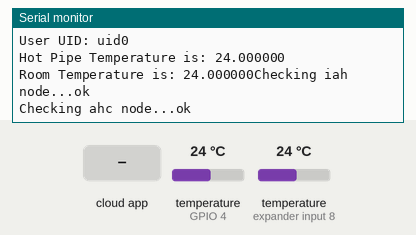
The sketch below on a simulated ESP32. Shown: the last lines printed to the serial monitor. The test bench sets the inputs (shaded band); at power-on: temperature (sensors on GPIO 4, expander input 8) 24 °C. WiFi joins after 1.5 s; servers stay silent unless stated; the Firebase database answers and starts empty.

Above: at 2.8 s.
2.9 s: the phone or cloud app sets Command-At-Home to 0
4.4 s: the phone or cloud app sets Command-At-Home to 1
At 5.1 s:
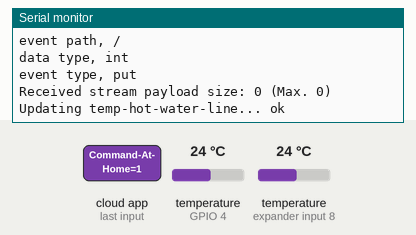
5.9 s: temperature (sensor on GPIO 4) set to 12 °C
At 6.8 s:
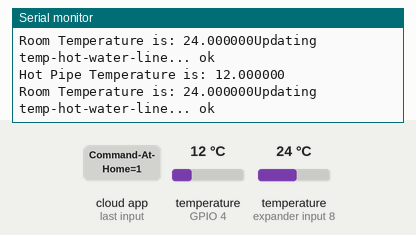
7.4 s: temperature (sensor on expander input 8) set to 12 °C
At 8.7 s:
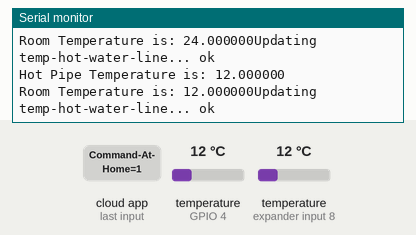
8.9 s: temperature (sensor on GPIO 4) set to 19 °C
At 10.1 s:
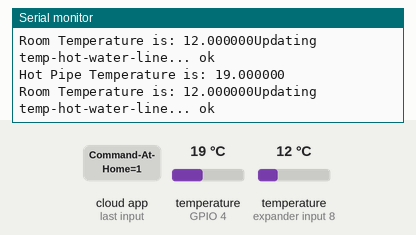
10.4 s: temperature (sensor on expander input 8) set to 19 °C
At 12.1 s:
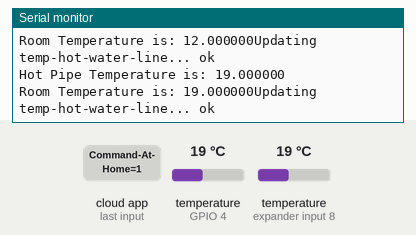
Timing chart, 0 to 12.9 s (numbered marks = the images above; inputs shaded):
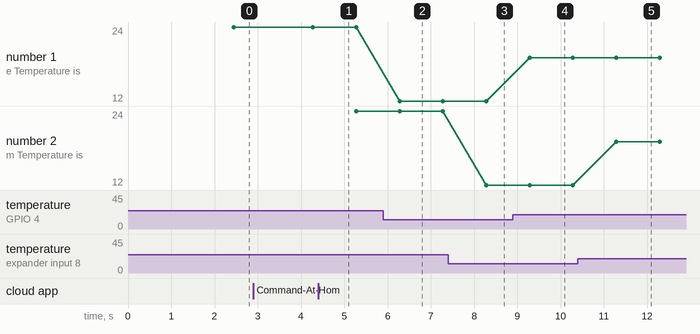

Measured:
- after the input at 5.9 s, the serial monitor: prints a new line after 0.38 s (image 2)
- after the input at 7.4 s, the serial monitor: prints a new line after 0.88 s (image 3)
- after the input at 8.9 s, the serial monitor: prints a new line after 0.38 s (image 4)
- after the input at 10.4 s, the serial monitor: prints a new line after 0.89 s (image 5)
- plotted number 1: 24 → 12 after the input at 5.9 s, 12 → 19 after the input at 8.9 s

The sketch:

g12_hpbds_refactored.ino
```cpp
//----------------------------------------------INCLUDES
#include <WiFi.h> // wifi library for esp32
#include <Firebase_ESP_Client.h>
#include <addons/TokenHelper.h>
#include <addons/RTDBHelper.h>
#include <OneWire.h>
#include <DallasTemperature.h>
#include <limits.h>
//----------------------------------------------DEFINES AND VARIABLES
//-----START OF FIREBASE RTDB AND WIFI DEFINES
//Wifi Credentials
#define WIFI_SSID "**********"  //SSID of router
#define WIFI_PASSWORD "******"
//Database Credentials
#define DATABASE_URL "https://g12-iot-air-water-monitor-db-default-rtdb.firebaseio.com/"
#define API_KEY "***********************************"
#define DATABASE_SECRET "***********************************"
//UserID
#define USER_EMAIL "*********@*****.***"
#define USER_PASSWORD "******"
//-----END OF FIREBASE RTDB AND WIFI DEFINES
// Data wire is plugged into port 4 on the Arduino
#define ONE_WIRE_BUS 4
// Setup a oneWire instance to communicate with any OneWire devices (not just Maxim/Dallas temperature ICs)
OneWire oneWire(ONE_WIRE_BUS);
// Pass our oneWire reference to Dallas Temperature.
DallasTemperature sensors(&oneWire);
//----------------------------------------------FIREBASE OBJECTS
FirebaseData fbdo;
FirebaseData ahcStream;
FirebaseAuth auth;
FirebaseConfig config;

// Variable to save USER UID
String uid;
// Database main path
String dbPath;
//===============================[WATER MONITOR COMPONENT]
// Database parent paths
String dbHotTempPath;
String dbWaterMonitorPath;
String dbHotPipeBurstWarningPath;
String dbAtHomeCommandPath;
String dbIsAtHomePath;
String dbAtHomeCommandEventListenerPath; // path stream for automate command listener

// Database child nodes
String hTempPath = "/Data-Hot-Temp";
String hpbwPath = "/Warning-Hot-Pipe-Burst";
String ahcPath = "/Command-At-Home";
String iahPath = "/Is-At-Home";

// needed for millis function read/write at specified interval in a non blocking way
unsigned long tempSendDataPrevMillis = 0;
unsigned long tempReadMillis = 0;
// for esp32 timing
unsigned long espMillis = 0;
// boolean for signed in
bool signupOK = false;
// hardcoded device addresses for sensors
uint8_t roomTemperature[8] = {0x28, 0x8D, 0xFB, 0xCA, 0x5E, 0x14, 0x01, 0x4C};
uint8_t pipeTemperature[8] = {0x28, 0x95, 0x1C, 0xCD, 0x5E, 0x14, 0x01, 0xBB};

// Other variables
bool isAtHome = true;
bool atHomeCommand = true;
bool pipeBurstWarning = false;
bool lastPipeBurstWarning = pipeBurstWarning;
bool tempSensorsConnected = true;

const float TOL = 7.5; // how much hotter the pipe temp needs to be
float hotTemp = 0;
float roomTemp = 0;
int count = 0;
bool systemReset = true;
unsigned long warnLockMillis = 0;
unsigned long atHomeWarnLockMillis = 0;
bool warnLocked = true;
bool pipeBurstChanged = false;
bool lastPipeBurstChanged = pipeBurstChanged;
volatile bool ahcDataChanged = false;

//----------------------------------------------setup()
void setup()
{
  //==========================Start serial communication for debugging purposes
  Serial.begin(115200);
  //===========================Start up the sensors library
  sensors.begin();
  //==========================Connect to WiFi
  initWifi();
  //==========================Configure using database credentials
  // Configure api key
  config.api_key = API_KEY;
  // Configure RTDB url
  config.database_url = DATABASE_URL;

  Firebase.reconnectWiFi(true);
  fbdo.setResponseSize(4096);

  //-------------------------------------------SIGN IN WITH USERNAME AND PASSWORD----------------------------------------------------
  // Configure user sign in credentials
  auth.user.email = USER_EMAIL;
  auth.user.password = USER_PASSWORD;
  signupOK = true;
  //---------------------------------------------------------------------------------------------------------------------------------

  // Configure callback function for long running generation task
  config.token_status_callback = tokenStatusCallback;
  // Configure max retry of token generation
  config.max_token_generation_retry = 5;

  // Initialize the library with the Firebase authen and config
  Firebase.begin(&config, &auth);

  // Obtain user UID
  Serial.println("Obtaining User UID");
  while ((auth.token.uid) == "")
  {
    Serial.print('.');
    delay(1000);
  }
  uid = auth.token.uid.c_str();
  Serial.print("User UID: ");
  Serial.println(uid);

  // Update databaseMainPath
  dbPath = "/User-Data/" + uid;
  // Update pipe temperature database path
  dbWaterMonitorPath = dbPath + "/System-Water-Monitor";
  dbAtHomeCommandEventListenerPath = dbWaterMonitorPath + ahcPath;

  if (!Firebase.RTDB.beginStream(&ahcStream, dbAtHomeCommandEventListenerPath.c_str()))
    Serial.printf("Command-At-Home stream begin error, %s\n\n", ahcStream.errorReason().c_str());

  Firebase.RTDB.setStreamCallback(&ahcStream, ahcStreamCallback, ahcStreamTimeoutCallback);


}

//----------------------------------------------loop()
void loop()
{
  //===================================[WATER SUPPLY LINE]=====================================
  //___________________________________TEMPERATURE DATA READING
  // sensor read every 1 second
  if ((tempReadMillis == 0) || (millis() - tempReadMillis > 1 * 1000))
  {
    tempReadMillis = millis();

    // attempt to read sensor temperatures
    sensors.requestTemperatures();
    hotTemp = sensors.getTempC(pipeTemperature);
    roomTemp = sensors.getTempC(roomTemperature);

    // check if devices are connected then output temp data on the serial monitor
    if ((hotTemp != DEVICE_DISCONNECTED_C) && (roomTemp != DEVICE_DISCONNECTED_C))
    {
      tempSensorsConnected = true;
      Serial.printf("Hot Pipe Temperature is: %f\n", hotTemp);
      Serial.printf("Room Temperature is: %f", roomTemp);
    }
    else
    {
      tempSensorsConnected = false;
      Serial.println("Error: Devices are disconnected");
    }
  }

  // test the temp change for setting the boolean value in database
  // set pipe burst warning threshold
  if (abs(hotTemp - roomTemp) > TOL)
  {
    pipeBurstWarning = true;
    pipeBurstChanged = true;
  }
  else
  {
    pipeBurstWarning = false;
    pipeBurstChanged = false;
  }
  // Check for pipe burst state change and start timer
  if (pipeBurstChanged != lastPipeBurstChanged)
  {
    lastPipeBurstChanged = pipeBurstChanged;
    warnLockMillis = millis();
  }

  //___________________________________TEMPERATURE DATA SENDING
  // Send hot/cold water pipe temp readings with timestamp to database every 5 seconds
  if (Firebase.ready() && signupOK)
  {
    //_________________________________INITIALIZE PATHS ON RESET
    // Pipe-Burst-Warning | Valve-Is-Open | Open-Valve-Command | Automate-System-Command | System-Is-Automated
    if (systemReset)
    { // initialize paths
      // Update paths
      dbHotPipeBurstWarningPath = dbWaterMonitorPath + hpbwPath;
      dbAtHomeCommandPath = dbWaterMonitorPath + ahcPath;
      dbIsAtHomePath = dbWaterMonitorPath + iahPath;
      dbHotTempPath = dbWaterMonitorPath + hTempPath;
      // Get current values from database
      Serial.printf("Checking iah node...%s\n", Firebase.RTDB.getBool(&fbdo, dbIsAtHomePath.c_str(), &isAtHome) ? "ok" : fbdo.errorReason().c_str());
      Serial.printf("Checking ahc node...%s\n", Firebase.RTDB.getBool(&fbdo, dbAtHomeCommandPath.c_str(), &atHomeCommand) ? "ok" : fbdo.errorReason().c_str());
      // Set data nodes with values read from db
      Serial.printf("Initializing pbw node...%s\n", Firebase.RTDB.setBool(&fbdo, dbHotPipeBurstWarningPath.c_str(), pipeBurstWarning) ? "ok" : fbdo.errorReason().c_str());
      Serial.printf("Initializing iah node...%s\n", Firebase.RTDB.setBool(&fbdo, dbIsAtHomePath.c_str(), isAtHome) ? "ok" : fbdo.errorReason().c_str());
      Serial.printf("Initializing ahc node...%s\n", Firebase.RTDB.setBool(&fbdo, dbAtHomeCommandPath.c_str(), atHomeCommand) ? "ok" : fbdo.errorReason().c_str());
      Serial.printf("Initializing hot pipe temp node... %s\n", Firebase.RTDB.setFloat(&fbdo, dbHotTempPath.c_str(), hotTemp) ? "ok" : fbdo.errorReason().c_str());
      // finished reboot initializes
      systemReset = false;
    }
    // send temp data every 1 secs to the database
    if (millis() - tempSendDataPrevMillis > 1 * 1000 && tempSensorsConnected)
    {
      tempSendDataPrevMillis = millis(); // update prev timer with current time
      // update path for water pipes readings
      Serial.printf("Updating temp-hot-water-line... %s\n", Firebase.RTDB.setFloat(&fbdo, dbHotTempPath.c_str(), hotTemp) ? "ok" : fbdo.errorReason().c_str());
    }
    //___________________________________PIPE BURST WARNINGS
    //------------------------------------------AWAY FROM HOME Warning delays
    // Check if not at home is true, then send warning after 5 seconds stable value
    if (pipeBurstWarning != lastPipeBurstWarning && !isAtHome)
    {
      if (warnLocked)
        // Allow some time to pass before unlocking warnLock to let temperature settle first
      {
        if (millis() - warnLockMillis > 5 * 1000)
        {
          warnLockMillis = millis();
          warnLocked = false;
          Serial.println("Unlocking warn");
        }
      }
      // Check if warn is not locked then update node
      if (!warnLocked)
      {
        lastPipeBurstWarning = pipeBurstWarning;
        // Update pipe burst warning path
        dbHotPipeBurstWarningPath = dbWaterMonitorPath + hpbwPath;
        Serial.printf("State change on warning, setting node to new state...%s\n", Firebase.RTDB.setBool(&fbdo, dbHotPipeBurstWarningPath.c_str(), pipeBurstWarning) ? "ok" : fbdo.errorReason().c_str());
        warnLocked = true;
      }
    }
    //------------------------------------------INSIDE HOME Warning delays
    // Check if at home is true and pipeBurstWarning changed to true, send after delayed amount of time
    if ((pipeBurstWarning != lastPipeBurstWarning) && isAtHome && pipeBurstWarning)
    {
      if (warnLocked)
        // Allow some time to pass before unlocking warnLock to let temperature settle first
      {
        if (millis() - warnLockMillis > 30 * 1000)
        {
          warnLockMillis = millis();
          warnLocked = false;
          Serial.println("Unlocking warn");
        }
      }
      // if warn is not locked, wait specified time before changing state
      if (!warnLocked)
      {
        lastPipeBurstWarning = pipeBurstWarning;
        // Update pipe burst warning path
        dbHotPipeBurstWarningPath = dbWaterMonitorPath + hpbwPath;
        Serial.printf("State change on warning, setting node to new state...%s\n", Firebase.RTDB.setBool(&fbdo, dbHotPipeBurstWarningPath.c_str(), pipeBurstWarning) ? "ok" : fbdo.errorReason().c_str());
        warnLocked = true;
      }
    }
    // Check if at home is true and pipeBurstWarning changed to false, send after 5 seconds stable value
    else if ((pipeBurstWarning != lastPipeBurstWarning) && isAtHome && !pipeBurstWarning)
    {
      if (warnLocked)
        // Allow some time to pass before unlocking warnLock to let temperature settle first
      {
        if (millis() - warnLockMillis > 5 * 1000)
        {
          warnLockMillis = millis();
          warnLocked = false;
          Serial.println("Unlocking warn");
        }
      }
      // if warn is not locked, wait specified time before changing state
      if (!warnLocked)
      {
        lastPipeBurstWarning = pipeBurstWarning;
        // Update pipe burst warning path
        dbHotPipeBurstWarningPath = dbWaterMonitorPath + hpbwPath;
        Serial.printf("State change on warning, setting node to new state...%s\n", Firebase.RTDB.setBool(&fbdo, dbHotPipeBurstWarningPath.c_str(), pipeBurstWarning) ? "ok" : fbdo.errorReason().c_str());
        warnLocked = true;
      }
    }
    //___________________________________EVENT LISTENER AND ACTION
    //listen for at home commands
    if (ahcDataChanged)
    { // change booleans when at home command node changes
      ahcDataChanged = false;
      //
      if (ahcStream.dataTypeEnum() == fb_esp_rtdb_data_type_boolean)
      {
        Serial.print("Received at home command state: ");
        Serial.println(ahcStream.to<bool>() == 1 ? "HOME" : "AWAY");
        if (ahcStream.to<bool>() == true)
        {
          isAtHome = true;
          // Successfully changed  state, update database node /Is-At-Home
          Serial.printf("Updating iah node...%s\n", Firebase.RTDB.setBool(&fbdo, dbIsAtHomePath.c_str(), isAtHome) ? "ok" : fbdo.errorReason().c_str());
        }
        else if (ahcStream.to<bool>() == false)
        {
          isAtHome = false;
          // Successfully changed valve state, update database node /Is-At-Home
          Serial.printf("Updating iah node...%s\n", Firebase.RTDB.setBool(&fbdo, dbIsAtHomePath.c_str(), isAtHome) ? "ok" : fbdo.errorReason().c_str());
        }
      }
    }
  }

  // increment count every second
  if (millis() - espMillis > 300 * 1000 )
  {
    espMillis = millis();
    systemReset = true;
  }

} // loop()

//___________________________________________________________________________________________
//=======================================[FUNCTIONS]=========================================
//-----------------------------------------------------------------------------initWifi()
void initWifi()
{
  WiFi.begin(WIFI_SSID, WIFI_PASSWORD);
  Serial.println("Connecting to Wi-Fi");
  while (WiFi.status() != WL_CONNECTED)
  {
    delay(300);
    Serial.print(".");
  }
  Serial.println("\nConnected, IP address: ");
  Serial.println(WiFi.localIP());
  Serial.println();
} // initWifi

//------------------------------------------------------------------------------iahStreamCallback()
// Global function that handles at home command stream data
void ahcStreamCallback(FirebaseStream data)
{
  Serial.printf("Stream path, %s\nevent path, %s\ndata type, %s\nevent type, %s\n\n",
                data.streamPath().c_str(),
                data.dataPath().c_str(),
                data.dataType().c_str(),
                data.eventType().c_str());
  printResult(data);
  Serial.println();
  Serial.printf("Received stream payload size: %d (Max. %d)\n\n", data.payloadLength(), data.maxPayloadLength());
  ahcDataChanged = true;
} // ahcStreamCallBack()
//------------------------------------------------------------------------------ascStreamTimeoutCallback()
void ahcStreamTimeoutCallback(bool timeout)
{
  if (timeout)
    Serial.println("stream timed out, resuming...\n");
  if (!ahcStream.httpConnected())
    Serial.printf("error code: %d, reason: %s\n\n", ahcStream.httpCode(), ahcStream.errorReason().c_str());
} // ahcStreamTimeoutCallback
```
